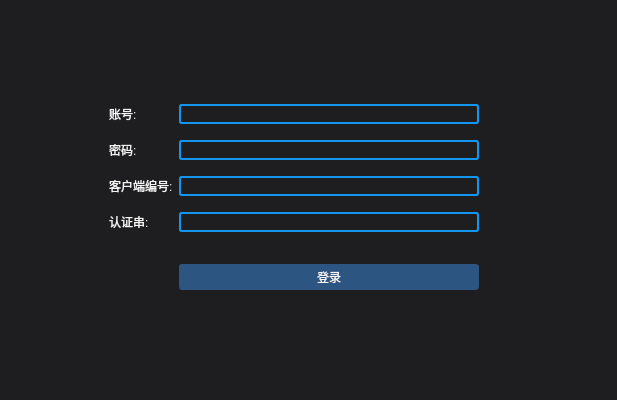
<?xml version="1.0" encoding="UTF-8"?>
<ui version="4.0">
 <class>LoginDialog</class>
 <widget class="QDialog" name="LoginDialog">
  <property name="geometry">
   <rect>
    <x>0</x>
    <y>0</y>
    <width>617</width>
    <height>400</height>
   </rect>
  </property>
  <property name="minimumSize">
   <size>
    <width>600</width>
    <height>400</height>
   </size>
  </property>
  <property name="maximumSize">
   <size>
    <width>617</width>
    <height>400</height>
   </size>
  </property>
  <property name="windowTitle">
   <string>登录</string>
  </property>
  <property name="styleSheet">
   <string notr="true">QDialog{background-color:rgb(30, 30, 33); }
/*文本*/
QLabel{	
	font: 13pt &quot;Adobe 黑体 Std R&quot;;
	color: rgb(245,245,245);
}
/*错误文本*/
QLabel#error{
	color: red;
	font: 9pt &quot;Adobe 黑体 Std R&quot;;
}
/*输入框*/
QLineEdit{
	background-color:transparent;
	border:1.5px solid rgb(20,150,240);
	border-radius:3px;
	font: 11pt &quot;新宋体&quot;;
	color: rgb(245,245,245);
	padding-left: 5px;
}
QPushButton{
	border: 1px solid rgb(45,85,130);
	border-radius:3px;
	background-color:rgb(45,85,130);
	font: 10pt &quot;新宋体&quot;;
	padding: 3px;
	padding-left: 6px;
	padding-right: 6px;
	color: rgb(245,245,245);
}
QPushButton:hover{	
	background-color:rgba(18,150,18, 0.8);
	color: rgb(245,245,245);
}</string>
  </property>
  <layout class="QGridLayout" name="gridLayout">
   <item row="0" column="2">
    <spacer name="verticalSpacer">
     <property name="orientation">
      <enum>Qt::Vertical</enum>
     </property>
     <property name="sizeHint" stdset="0">
      <size>
       <width>20</width>
       <height>70</height>
      </size>
     </property>
    </spacer>
   </item>
   <item row="1" column="1">
    <widget class="QLabel" name="accountLabel">
     <property name="text">
      <string>账号:</string>
     </property>
    </widget>
   </item>
   <item row="1" column="2">
    <widget class="QLineEdit" name="account"/>
   </item>
   <item row="2" column="2">
    <spacer name="verticalSpacer_4">
     <property name="orientation">
      <enum>Qt::Vertical</enum>
     </property>
     <property name="sizeType">
      <enum>QSizePolicy::Fixed</enum>
     </property>
     <property name="sizeHint" stdset="0">
      <size>
       <width>20</width>
       <height>10</height>
      </size>
     </property>
    </spacer>
   </item>
   <item row="3" column="0">
    <spacer name="horizontalSpacer_2">
     <property name="orientation">
      <enum>Qt::Horizontal</enum>
     </property>
     <property name="sizeHint" stdset="0">
      <size>
       <width>83</width>
       <height>20</height>
      </size>
     </property>
    </spacer>
   </item>
   <item row="3" column="1">
    <widget class="QLabel" name="passwordLabel">
     <property name="text">
      <string>密码:</string>
     </property>
    </widget>
   </item>
   <item row="3" column="2">
    <widget class="QLineEdit" name="password">
     <property name="echoMode">
      <enum>QLineEdit::Password</enum>
     </property>
    </widget>
   </item>
   <item row="3" column="3">
    <spacer name="horizontalSpacer_5">
     <property name="orientation">
      <enum>Qt::Horizontal</enum>
     </property>
     <property name="sizeHint" stdset="0">
      <size>
       <width>83</width>
       <height>20</height>
      </size>
     </property>
    </spacer>
   </item>
   <item row="4" column="2">
    <spacer name="verticalSpacer_5">
     <property name="orientation">
      <enum>Qt::Vertical</enum>
     </property>
     <property name="sizeType">
      <enum>QSizePolicy::Fixed</enum>
     </property>
     <property name="sizeHint" stdset="0">
      <size>
       <width>20</width>
       <height>10</height>
      </size>
     </property>
    </spacer>
   </item>
   <item row="5" column="1">
    <widget class="QLabel" name="appIdLabel">
     <property name="text">
      <string>客户端编号:</string>
     </property>
    </widget>
   </item>
   <item row="5" column="2">
    <widget class="QLineEdit" name="appId"/>
   </item>
   <item row="6" column="2">
    <spacer name="verticalSpacer_6">
     <property name="orientation">
      <enum>Qt::Vertical</enum>
     </property>
     <property name="sizeType">
      <enum>QSizePolicy::Fixed</enum>
     </property>
     <property name="sizeHint" stdset="0">
      <size>
       <width>20</width>
       <height>10</height>
      </size>
     </property>
    </spacer>
   </item>
   <item row="7" column="1">
    <widget class="QLabel" name="authCodeLabel">
     <property name="text">
      <string>认证串:</string>
     </property>
    </widget>
   </item>
   <item row="7" column="2">
    <widget class="QLineEdit" name="authCode">
     <property name="minimumSize">
      <size>
       <width>300</width>
       <height>0</height>
      </size>
     </property>
    </widget>
   </item>
   <item row="8" column="2">
    <spacer name="verticalSpacer_3">
     <property name="orientation">
      <enum>Qt::Vertical</enum>
     </property>
     <property name="sizeType">
      <enum>QSizePolicy::Fixed</enum>
     </property>
     <property name="sizeHint" stdset="0">
      <size>
       <width>20</width>
       <height>20</height>
      </size>
     </property>
    </spacer>
   </item>
   <item row="9" column="0" colspan="2">
    <widget class="QWidget" name="widget" native="true">
     <layout class="QHBoxLayout" name="horizontalLayout">
      <item>
       <spacer name="horizontalSpacer_3">
        <property name="orientation">
         <enum>Qt::Horizontal</enum>
        </property>
        <property name="sizeType">
         <enum>QSizePolicy::Fixed</enum>
        </property>
        <property name="sizeHint" stdset="0">
         <size>
          <width>130</width>
          <height>20</height>
         </size>
        </property>
       </spacer>
      </item>
     </layout>
    </widget>
   </item>
   <item row="9" column="2">
    <widget class="QPushButton" name="login">
     <property name="cursor">
      <cursorShape>PointingHandCursor</cursorShape>
     </property>
     <property name="text">
      <string>登录</string>
     </property>
    </widget>
   </item>
   <item row="9" column="3">
    <spacer name="horizontalSpacer_6">
     <property name="orientation">
      <enum>Qt::Horizontal</enum>
     </property>
     <property name="sizeType">
      <enum>QSizePolicy::Fixed</enum>
     </property>
     <property name="sizeHint" stdset="0">
      <size>
       <width>127</width>
       <height>18</height>
      </size>
     </property>
    </spacer>
   </item>
   <item row="10" column="2">
    <spacer name="verticalSpacer_2">
     <property name="orientation">
      <enum>Qt::Vertical</enum>
     </property>
     <property name="sizeHint" stdset="0">
      <size>
       <width>20</width>
       <height>53</height>
      </size>
     </property>
    </spacer>
   </item>
  </layout>
 </widget>
 <resources/>
 <connections/>
</ui>
